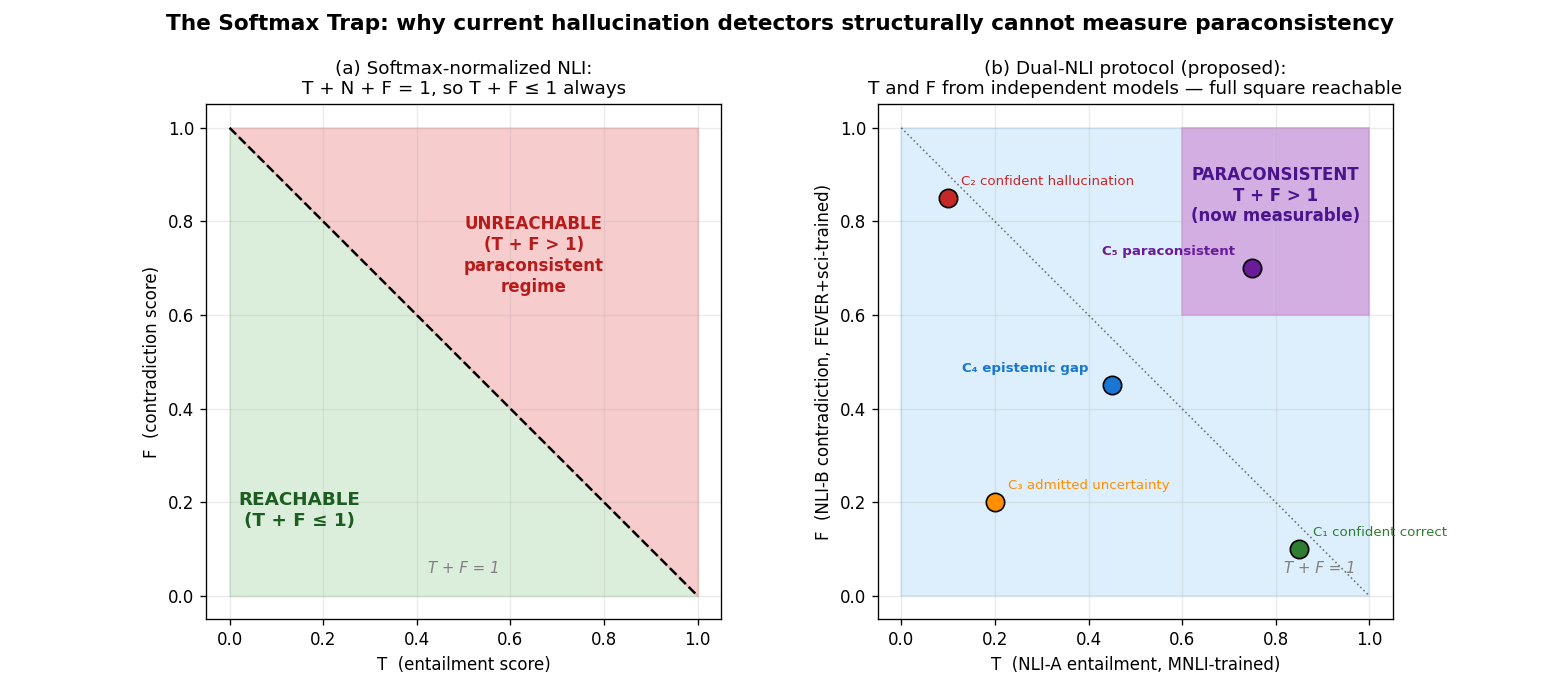

Reproduce this figure in Python.
"""
Figure 1 — The Softmax Trap.
Shows the geometric region of (T, F) reachable under softmax constraint
vs. the unreachable paraconsistent region T + F > 1.
"""
import os
import matplotlib
matplotlib.use("Agg")
import matplotlib.pyplot as plt
import matplotlib.patches as patches
import numpy as np

OUT = os.path.join(os.path.dirname(__file__), "fig1_softmax_trap.png")

fig, axes = plt.subplots(1, 2, figsize=(13, 5.8))
fig.suptitle("The Softmax Trap: why current hallucination detectors structurally cannot measure paraconsistency",
             fontsize=13, fontweight='bold')

# ============== LEFT: Softmax-constrained region ==============
ax = axes[0]
ax.set_title("(a) Softmax-normalized NLI:\nT + N + F = 1, so T + F ≤ 1 always",
             fontsize=11)
ax.set_xlim(-0.05, 1.05); ax.set_ylim(-0.05, 1.05)
ax.set_xlabel("T  (entailment score)", fontsize=10)
ax.set_ylabel("F  (contradiction score)", fontsize=10)

# Reachable triangle (T + F ≤ 1)
ax.fill_between([0, 1], [0, 0], [1, 0], color='#A5D6A7', alpha=0.4)
ax.plot([0, 1], [1, 0], 'k--', linewidth=1.5)
ax.text(0.15, 0.15, "REACHABLE\n(T + F ≤ 1)", fontsize=11, ha='center', color='#1B5E20', fontweight='bold')

# Unreachable region (T + F > 1)
ax.fill_between([0, 1], [1, 0], 1, color='#EF9A9A', alpha=0.5)
ax.text(0.65, 0.65, "UNREACHABLE\n(T + F > 1)\nparaconsistent\nregime", fontsize=10, ha='center',
        color='#B71C1C', fontweight='bold')

ax.text(0.5, 0.05, "T + F = 1", fontsize=9, ha='center', style='italic', color='gray')
ax.set_aspect('equal'); ax.grid(alpha=0.25)

# ============== RIGHT: Dual-NLI proposal ==============
ax = axes[1]
ax.set_title("(b) Dual-NLI protocol (proposed):\nT and F from independent models — full square reachable",
             fontsize=11)
ax.set_xlim(-0.05, 1.05); ax.set_ylim(-0.05, 1.05)
ax.set_xlabel("T  (NLI-A entailment, MNLI-trained)", fontsize=10)
ax.set_ylabel("F  (NLI-B contradiction, FEVER+sci-trained)", fontsize=10)

# Whole square reachable
ax.fill_between([0, 1], 0, 1, color='#90CAF9', alpha=0.3)

# Sub-regions
ax.add_patch(patches.Rectangle((0.6, 0.6), 0.4, 0.4, color='#CE93D8', alpha=0.7))
ax.text(0.80, 0.80, "PARACONSISTENT\nT + F > 1\n(now measurable)",
        fontsize=10, ha='center', fontweight='bold', color='#4A148C')

ax.plot([0, 1], [1, 0], 'k:', linewidth=1, alpha=0.5)
ax.text(0.97, 0.05, "T + F = 1", fontsize=9, ha='right', style='italic', color='gray')

# Example points
examples = [
    (0.85, 0.10, '#2E7D32', 'C₁ confident correct'),
    (0.10, 0.85, '#C62828', 'C₂ confident hallucination'),
    (0.20, 0.20, '#FF8F00', 'C₃ admitted uncertainty'),
    (0.45, 0.45, '#1976D2', 'C₄ epistemic gap'),
    (0.75, 0.70, '#6A1B9A', 'C₅ paraconsistent'),
]
for x, y, c, lab in examples:
    ax.plot(x, y, 'o', markersize=11, color=c, markeredgecolor='black', linewidth=1.2, zorder=10)
    if "C₅" in lab or "C₄" in lab:
        ax.annotate(lab, xy=(x, y), xytext=(-90, 8), textcoords='offset points',
                     fontsize=8, color=c, fontweight='bold')
    else:
        ax.annotate(lab, xy=(x, y), xytext=(8, 8), textcoords='offset points',
                     fontsize=8, color=c)

ax.set_aspect('equal'); ax.grid(alpha=0.25)

plt.subplots_adjust(top=0.85, wspace=0.25)
plt.savefig(OUT, dpi=120)
print(f"Saved: {OUT}")
